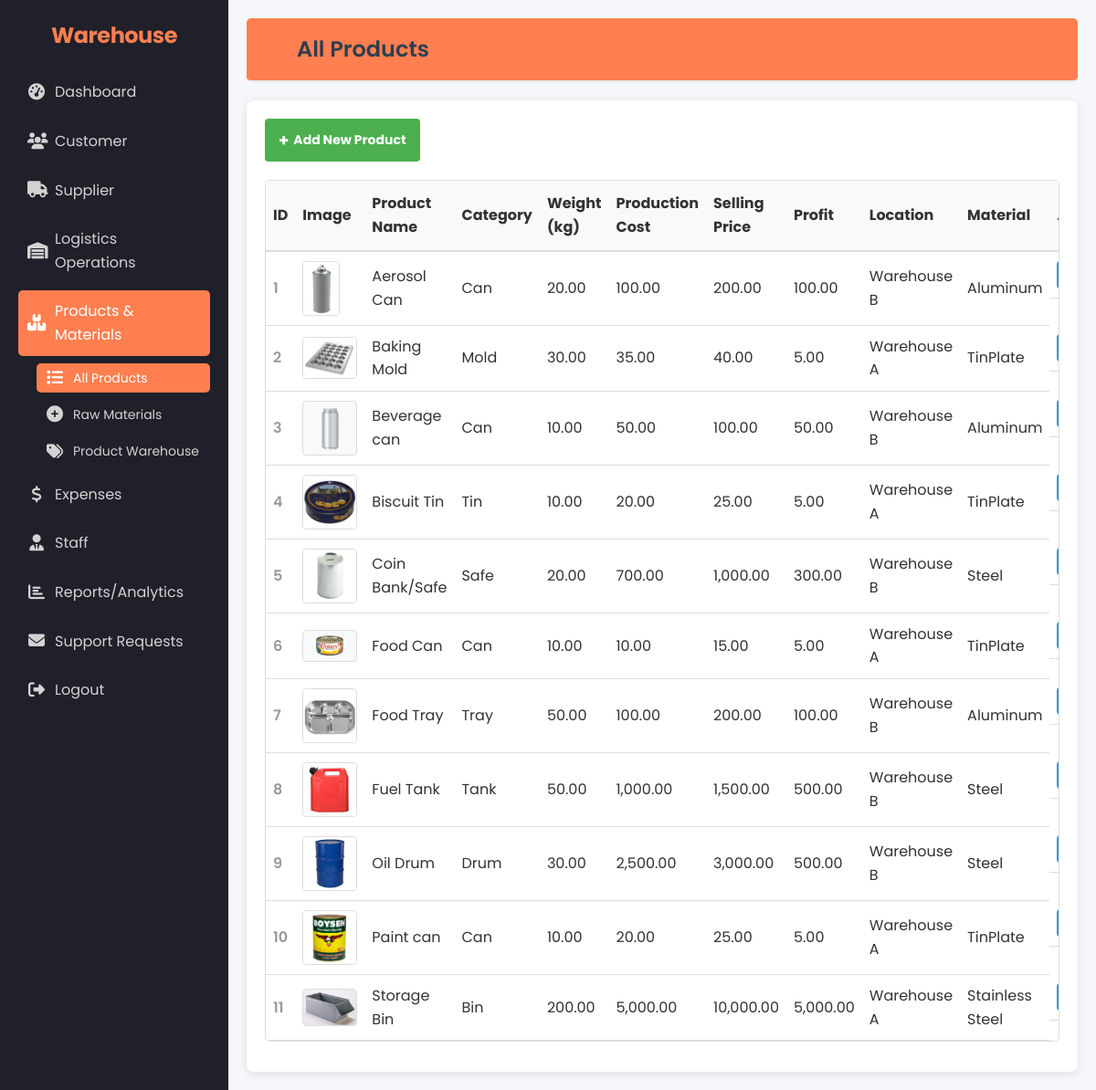
The page /admin/products.php (signed in) on the database its author committed.
### tables this page shows
CREATE TABLE `products` (
  `ProductID` int(11) NOT NULL,
  `ProductName` varchar(100) NOT NULL,
  `Category` varchar(45) DEFAULT NULL,
  `Weight` decimal(10,2) DEFAULT NULL,
  `ProductionCost` decimal(10,2) DEFAULT NULL,
  `SellingPrice` decimal(10,2) DEFAULT NULL,
  `LocationID` int(11) DEFAULT NULL,
  `MaterialID` int(11) DEFAULT NULL,
  `minimum_quantity` int(11) NOT NULL,
  `product_img` varchar(255) DEFAULT NULL,
  `weight_unit` varchar(32) NOT NULL
);

### admin/products.php (the view, shortened to what this page needs)
<?php
require_once '../admin/session_check_admin.php';
try {
    $query = "SELECT p.*,
              COALESCE(l.LocationName, 'Unknown Location') as LocationName,
              COALESCE(r.MaterialName, 'Unknown Material') as MaterialName
              FROM products p
              LEFT JOIN locations l ON p.LocationID = l.LocationID
              LEFT JOIN rawmaterials r ON p.MaterialID = r.MaterialID
              ORDER BY p.ProductName";
    $result = $conn->query($query);
} catch (Exception $e) {
    echo "<div class='error-message'>Error fetching products: " . $e->getMessage() . "</div>";
    $query = "SELECT * FROM products ORDER BY ProductName";
    $result = $conn->query($query);
    if (!$result) {
        echo "<div class='error-message'>Database error: " . $conn->error . "</div>";
        $result = false;
    }
}
?>
<!DOCTYPE html>
<html lang="en">
<head>
    <link rel="stylesheet" href="../assets/css/style.css">
    <link rel="stylesheet" href="../assets/css/admin.css">
    <link rel="stylesheet" href="https://cdnjs.cloudflare.com/ajax/libs/font-awesome/5.15.4/css/all.min.css">
</head>
<body>
    <div class="dashboard-container">
        <?php include '../layouts/sidebar.php'; ?>
        <div class="main-content">
            <header>
                <h1><i class="fas fa-shipping-fast"></i> All Products</h1>
            </header>
            <div class="content">
                <div class="action-button-container">
                    <button class="btn-add" onclick="openAddModal()">Add New Product</button>
                </div>
                <div class="products-table-container">
                    <table class="products-table">
                        <thead>
                            <tr>
                                <th>ID</th>
                                <th>Image</th>
                                <th>Product Name</th>
                                <th>Category</th>
                                <th>Weight (kg)</th>
                                <th>Production Cost</th>
                                <th>Selling Price</th>
                                <th>Profit</th>
                                <th>Location</th>
                                <th>Material</th>
                                <th>Actions</th>
                            </tr>
                        </thead>
                        <tbody>
                            <?php if ($result && $result->num_rows > 0): ?>
                                <?php
                                $counter = 1;
                                while ($row = $result->fetch_assoc()):
                                    $profit = $row['SellingPrice'] - $row['ProductionCost'];
                                    $profitClass = ($profit > 0) ? 'profit-positive' : 'profit-negative';
                                    $image_exists = false;
                                    if (!empty($row['product_img'])) {
                                        $image_path = "../assets/imgs/" . $row['product_img'];
                                        $image_exists = file_exists($image_path);
                                    }
                                ?>
                                    <tr>
                                        <td class="row-number"><?php echo $counter++; ?></td>
                                        <td>
                                            <?php if ($image_exists): ?>
                                                <img src="<?php echo $image_path; ?>" alt="<?php echo htmlspecialchars($row['ProductName']); ?>" class="product-thumbnail">
                                            <?php elseif (!empty($row['product_img'])): ?>
                                                <img src="../assets/imgs/default-product.png" alt="<?php echo htmlspecialchars($row['ProductName']); ?>" class="product-thumbnail">
                                            <?php else: ?>
                                                <div class="no-image">No Image</div>
                                            <?php endif; ?>
                                        </td>
                                        <td><?php echo htmlspecialchars($row['ProductName']); ?></td>
                                        <td><?php echo htmlspecialchars($row['Category']); ?></td>
                                        <td><?php echo number_format($row['Weight'], 2); ?></td>
                                        <td><?php echo number_format($row['ProductionCost'], 2); ?></td>
                                        <td><?php echo number_format($row['SellingPrice'], 2); ?></td>
                                        <td class="<?php echo $profitClass; ?>">
                                            <?php echo number_format($profit, 2); ?>
                                        </td>
                                        <td><?php echo isset($row['LocationName']) ? htmlspecialchars($row['LocationName']) : 'Unknown'; ?></td>
                                        <td><?php echo isset($row['MaterialName']) ? htmlspecialchars($row['MaterialName']) : 'Unknown'; ?></td>
                                        <td class="action-buttons">
                                            <button class="btn-edit" onclick='openEditModal(<?php echo json_encode($row); ?>)'>Edit</button>
                                        </td>
                                    </tr>
                                <?php endwhile; ?>
                            <?php else: ?>
                                <tr>
                                    <td colspan="11" class="no-records">No products found in the database. Add some products to get started.</td>
                                </tr>
                            <?php endif; ?>
                        </tbody>
                    </table>
                </div>
            </div>
        </div>
    </div>
</body>
</html>

### layouts/sidebar.php (shortened to what this page needs)
<?php
$current_page = basename($_SERVER['PHP_SELF']);
?>
<link rel="stylesheet" href="../assets/css/sidebar.css">
<link rel="stylesheet" href="https://cdnjs.cloudflare.com/ajax/libs/font-awesome/6.5.1/css/all.min.css">
<div class="warehouse-sidebar">
    <h2 class="warehouse-sidebar-title">Warehouse</h2>
    <ul class="warehouse-sidebar-menu">
        <li>
            <a href="dashboard.php" class="<?= ($current_page == 'dashboard.php') ? 'active' : ''; ?>">
                <i class="fas fa-tachometer-alt"></i> Dashboard
            </a>
        </li>
        <li>
            <a href="customers.php" class="<?= ($current_page == 'customers.php') ? 'active' : ''; ?>">
                <i class="fas fa-users"></i> Customer
            </a>
        </li>
        <li>
            <a href="suppliers.php" class="<?= ($current_page == 'suppliers.php') ? 'active' : ''; ?>">
                <i class="fas fa-truck"></i> Supplier
            </a>
        </li>
        <li class="warehouse-dropdown <?= (strpos($current_page, 'inventory') !== false) ? 'active' : ''; ?>">
            <a class="dropdown-toggle <?= (strpos($current_page, 'inventory') !== false) ? 'active' : ''; ?>">
                <i class="fas fa-warehouse"></i> Logistics Operations
            </a>
        </li>
        <li class="warehouse-dropdown <?= (strpos($current_page, 'products') !== false) ? 'active' : ''; ?>">
            <a class="dropdown-toggle <?= (strpos($current_page, 'products') !== false) ? 'active' : ''; ?>">
                <i class="fas fa-boxes"></i> Products & Materials
            </a>
            <ul class="warehouse-dropdown-menu">
                <li>
                    <a href="products.php" class="<?= ($current_page == 'products.php') ? 'active' : ''; ?>">
                        <i class="fas fa-list"></i> All Products
                    </a>
                </li>
                <li>
                    <a href="raw_materials.php" class="<?= ($current_page == 'raw_materials.php') ? 'active' : ''; ?>">
                        <i class="fas fa-plus-circle"></i> Raw Materials
                    </a>
                </li>
                <li>
                    <a href="product_warehouse.php" class="<?= ($current_page == 'product_warehouse.php') ? 'active' : ''; ?>">
                        <i class="fas fa-tags"></i> Product Warehouse
                    </a>
                </li>
            </ul>
        </li>
        <li>
            <a href="expenses.php" class="<?= ($current_page == 'expenses.php') ? 'active' : ''; ?>">
                <i class="fas fa-dollar-sign"></i> Expenses
            </a>
        </li>
        <li class="warehouse-dropdown <?= (strpos($current_page, 'staff') !== false) ? 'active' : ''; ?>">
            <a class="dropdown-toggle <?= (strpos($current_page, 'staff') !== false) ? 'active' : ''; ?>">
                <i class="fas fa-user-tie"></i> Staff
            </a>
        </li>
        <li>
            <a href="reports_analytics_admin.php" class="<?= ($current_page == 'reports_analytics_admin.php') ? 'active' : ''; ?>">
                <i class="fas fa-chart-bar"></i> Reports/Analytics
            </a>
        </li>
        <li>
            <a href="support_requests.php" class="<?= ($current_page == 'support_requests.php') ? 'active' : ''; ?>">
                <i class="fas fa-envelope"></i> Support Requests
            </a>
        </li>
        <li>
            <a href="admin_logout.php" class="<?= ($current_page == 'admin_logout.php') ? 'active' : ''; ?>">
                <i class="fas fa-sign-out-alt"></i> Logout
            </a>
        </li>
    </ul>
</div>

### assets/css/style.css (style rules this page uses)
* { margin: 0; padding: 0; box-sizing: border-box; font-family: 'Poppins', sans-serif; }
body { background: #f5f7fa; display: flex; justify-content: center; align-items: center; min-height: 100vh; background-image: linear-gradient(to right, #6a11cb, #2575fc); }
* { margin: 0; padding: 0; box-sizing: border-box; }
body { font-family: Arial, sans-serif; background-color: #f4f4f4; color: #fff; display: flex; height: 100vh; }
.dashboard-container { display: flex; width: 100%; }
.main-content { flex-grow: 1; padding: 20px; background-color: #fff; color: #333; }
header { background-color: #ff7f50; color: #fff; padding: 15px; border-radius: 5px; margin-bottom: 20px; }
.content { background-color: #eaeaea; padding: 20px; border-radius: 5px; min-height: calc(100vh - 150px); }
.btn-edit, .btn-delete { padding: 5px 10px; border: none; border-radius: 5px; cursor: pointer; font-size: 14px; transition: background-color 0.3s ease; }
.btn-edit { background-color: #4caf50; color: #fff; }
* { margin: 0; padding: 0; box-sizing: border-box; font-family: 'Segoe UI', Tahoma, Geneva, Verdana, sans-serif; }
body { min-height: 100vh; display: flex; justify-content: center; align-items: center; background: #1f1c1c; color: #fff; }
body { background-color: #ffffff; color: #333; line-height: 1.6; padding: 40px 0; }
h2 { color: #000; margin-bottom: 30px; font-weight: 500; font-size: 24px; letter-spacing: -0.5px; }

### assets/css/admin.css (style rules this page uses)
.dashboard-container { display: flex; }
.main-content { flex: 1; padding: 20px; background-color: #f5f7fa; }
header { margin-bottom: 20px; padding-bottom: 10px; border-bottom: 1px solid #e1e4e8; }
header h1 { color: #2c3e50; font-size: 24px; }
.btn-edit, .btn-delete { padding: 8px 14px; margin-right: 6px; border: none; border-radius: 5px; cursor: pointer; font-size: 14px; transition: all 0.2s ease; font-weight: 500; }
.btn-edit { background-color: #007bff; color: white; }
.action-buttons { display: flex; gap: 5px; }
.btn-edit, .btn-delete { padding: 6px 12px; border: none; border-radius: 4px; cursor: pointer; }
.btn-edit { background-color: #2196F3; color: white; }
.dashboard-container { display: flex; height: 100vh; overflow: hidden; }
.main-content { flex: 1; padding: 20px; background-color: #f5f7fa; overflow-y: auto; }
header { display: flex; justify-content: space-between; align-items: center; margin-bottom: 20px; padding-bottom: 10px; border-bottom: 1px solid #e1e4e8; }
header h1 { color: #2c3e50; font-size: 24px; margin: 0; }
.dashboard-container { display: flex; height: 100vh; overflow: hidden; background-color: #f8f9fa; }
.main-content { flex: 1; padding: 24px; overflow-y: auto; }
header { display: flex; justify-content: space-between; align-items: center; margin-bottom: 24px; padding-bottom: 15px; border-bottom: 2px solid #e9ecef; }
header h1 { color: #2c3e50; font-size: 1.75rem; font-weight: 600; margin: 0; }
.content { padding: 20px; }
.btn-edit, .btn-delete { padding: 6px 12px; border: none; border-radius: 4px; cursor: pointer; font-size: 13px; margin-right: 5px; display: inline-flex; align-items: center; transition: all 0.2s; }
body { font-family: Arial, Helvetica, sans-serif; margin: 0; padding: 0; background-color: #f2f2f2; color: #333; }
.dashboard-container { display: flex; min-height: 100vh; }
.main-content { flex: 1; padding: 20px; overflow-y: auto; }
header { margin-bottom: 20px; }
header h1 { font-size: 24px; margin: 0; display: flex; align-items: center; }
header h1 i { margin-right: 10px; color: #ff7f50; }
.content { background-color: #fff; border-radius: 8px; box-shadow: 0 2px 10px rgba(0,0,0,0.1); padding: 20px; }
.action-button-container { margin-bottom: 20px; display: flex; justify-content: flex-start; }
.btn-add { background-color: #4CAF50; color: white; border: none; padding: 10px 20px; border-radius: 4px; cursor: pointer; font-weight: 600; display: flex; align-items: center; }
.btn-add:before { content: "+"; margin-right: 5px; font-size: 18px; }
.row-number { color: #999; font-weight: 600; }
.btn-edit, .btn-delete, .btn-update, .btn-save { padding: 6px 12px; border: none; border-radius: 4px; cursor: pointer; font-weight: 600; font-size: 12px; }
.btn-edit { background-color: #3498db; color: white; }
.btn-add { background-color: #28a745; color: white; border: none; padding: 10px 20px; border-radius: 5px; cursor: pointer; font-size: 14px; }

### rows shown on the page
products: product_img (picture), ProductName "Aerosol Can", Category "Can", Weight "20.00", ProductionCost "100.00", SellingPrice "200.00", LocationName "Warehouse B", MaterialName "Aluminum"
products: product_img (picture), ProductName "Baking Mold", Category "Mold", Weight "30.00", ProductionCost "35.00", SellingPrice "40.00", profit "5.00", LocationName "Warehouse A", MaterialName "TinPlate"
products: product_img (picture), ProductName "Beverage can", Category "Can", Weight "10.00", ProductionCost "50.00", SellingPrice "100.00", LocationName "Warehouse B", MaterialName "Aluminum"
products: product_img (picture), ProductName "Biscuit Tin", Category "Tin", Weight "10.00", ProductionCost "20.00", SellingPrice "25.00", profit "5.00", LocationName "Warehouse A", MaterialName "TinPlate"
products: product_img (picture), ProductName "Coin Bank/Safe", Category "Safe", Weight "20.00", ProductionCost "700.00", SellingPrice "1,000.00", profit "300.00", LocationName "Warehouse B", MaterialName "Steel"
products: product_img (picture), ProductName "Food Can", Category "Can", Weight "10.00", ProductionCost "10.00", SellingPrice "15.00", profit "5.00", LocationName "Warehouse A", MaterialName "TinPlate"
products: product_img (picture), ProductName "Food Tray", Category "Tray", Weight "50.00", ProductionCost "100.00", SellingPrice "200.00", LocationName "Warehouse B", MaterialName "Aluminum"
products: product_img (picture), ProductName "Fuel Tank", Category "Tank", Weight "50.00", ProductionCost "1,000.00", SellingPrice "1,500.00", profit "500.00", LocationName "Warehouse B", MaterialName "Steel"
products: product_img (picture), ProductName "Oil Drum", Category "Drum", Weight "30.00", ProductionCost "2,500.00", SellingPrice "3,000.00", profit "500.00", LocationName "Warehouse B", MaterialName "Steel"
products: product_img (picture), ProductName "Paint can", Category "Can", Weight "10.00", ProductionCost "20.00", SellingPrice "25.00", profit "5.00", LocationName "Warehouse A", MaterialName "TinPlate"
products: product_img (picture), ProductName "Storage Bin", Category "Bin", Weight "200.00", ProductionCost "5,000.00", SellingPrice "10,000.00", profit "5,000.00", LocationName "Warehouse A", MaterialName "Stainless Steel"
